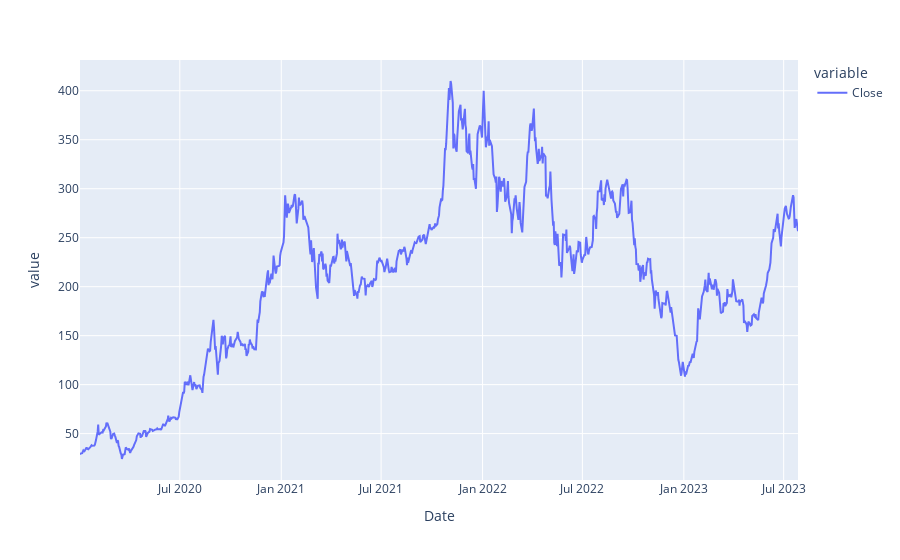

The code cell stored with this chart in its notebook:
### Markdown cell above
![image.png](attachment:image.png)

This is where the product comes from

### Code cell
df.Close.plot()

### Figure 1 — Plotly figure (JSON) as saved in the notebook; plotly's stock layout.template omitted (floating-point values rounded to 4 significant figures; data arrays with more than 128 entries replaced by an {"elided": "..."} marker saying what was removed)
{"data": [{"hovertemplate": "variable=Close<br>Date=%{x}<br>value=%{y}<extra></extra>", "legendgroup": "Close", "line": {"color": "#636efa", "dash": "solid"}, "marker": {"symbol": "circle"}, "mode": "lines", "name": "Close", "orientation": "v", "showlegend": true, "type": "scatter", "x": {"elided": "898 str values"}, "xaxis": "x", "y": {"elided": "898 float values"}, "yaxis": "y"}], "layout": {"legend": {"title": {"text": "variable"}, "tracegroupgap": 0}, "margin": {"t": 60}, "xaxis": {"anchor": "y", "domain": [0, 1], "title": {"text": "Date"}}, "yaxis": {"anchor": "x", "domain": [0, 1], "title": {"text": "value"}}}}
